Frame 1 (no input): blank canvas, image omitted
Frame 60 (the mouse pressed at the canvas centre just before this capture): blank canvas, image omitted
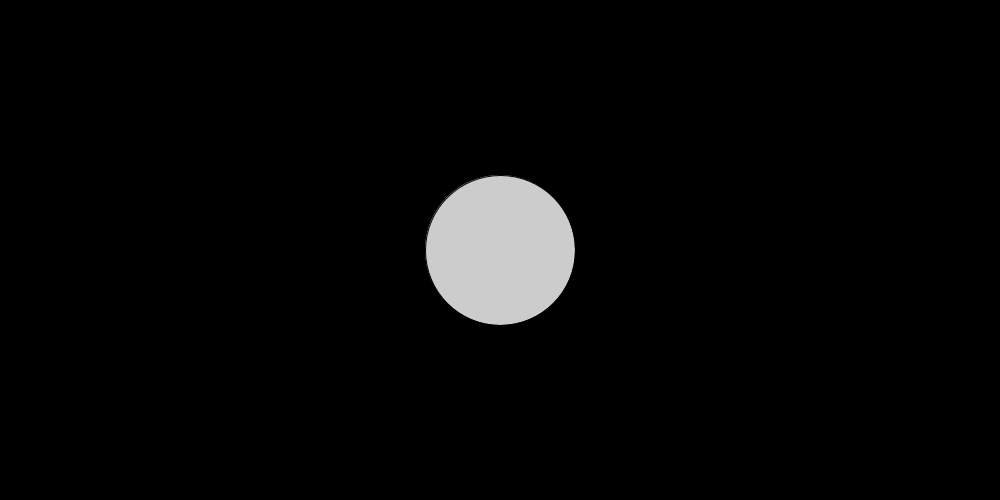
Frame 120 (the mouse held since frame 60 and released just before this capture)

The Processing sketch whose frames 1 and 60 were blank and that drew this single picture after the mouse press (run headless with seeded random() and noise(); from frame 60 on, the mouse is pressed at the canvas centre):

// Processing sketch: test_moveObjectWithMouse
// ── test_moveObjectWithMouse.pde
// --------------------------------------------------------------
// This fonction is making moving the oval thanks to the mouse
// --------------------------------------------------------------

int cx, cy, Diameter;

void setup() {
  size(1000, 500);  // size of the window
  //noStroke();
 // rectMode(CENTER);
  
  cy = height / 2;
  Diameter = 150;
}

void draw() {
  background(0); 
  fill(255, 204);

  int x = mouseX-500; // we shift mouseX to have 0 in the middle
  cx = (x*2)+500; // multiplied by 2 so that it match the dimension (oval goes out of vision)

  ellipse(cx, cy, Diameter, Diameter); // draw the oval to the new coordonates
  fill(255, 204); 
}
